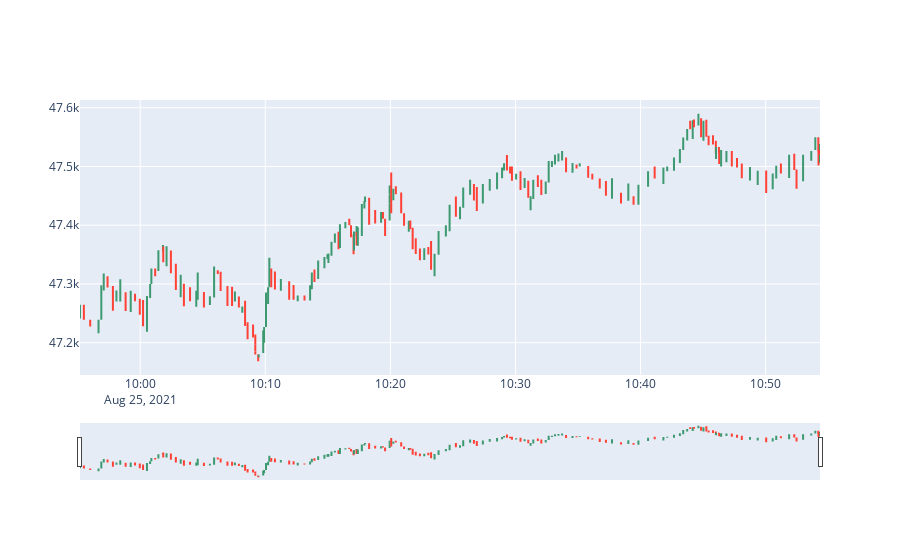

The code cell stored with this chart in its notebook:
### Code cell
fig = go.Figure(data=[go.Candlestick(x=bars.index,
                open=bars['Open'],
                high=bars['High'],
                low=bars['Low'],
                close=bars['Close'])])

fig.show()

### Figure 1 — Plotly figure (JSON) as saved in the notebook; plotly's stock layout.template omitted (floating-point values rounded to 4 significant figures; data arrays with more than 128 entries replaced by an {"elided": "..."} marker saying what was removed)
{"data": [{"close": {"elided": "198 float values"}, "high": {"elided": "198 float values"}, "low": {"elided": "198 float values"}, "open": {"elided": "198 float values"}, "type": "candlestick", "x": {"elided": "198 str values"}}], "layout": {}}
